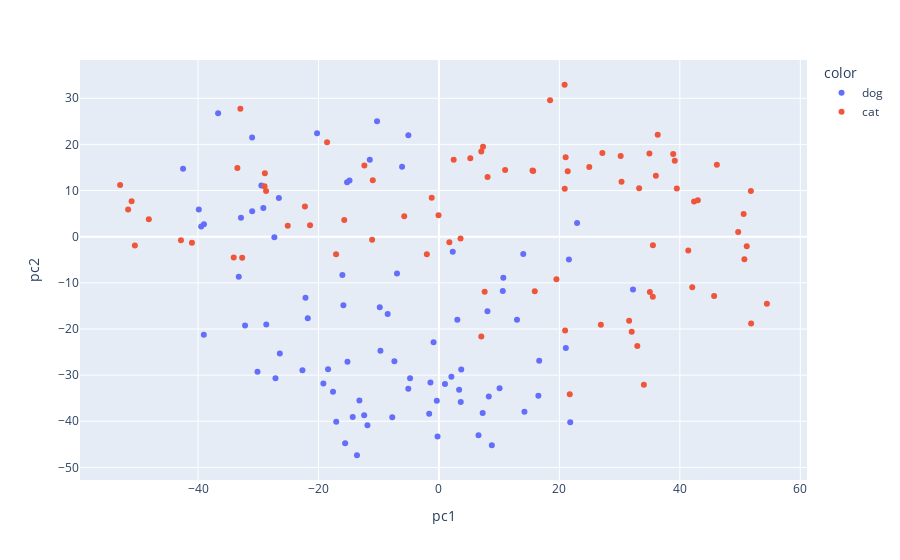

Source (notebook cell):
### Markdown cell above
Create a scatter plot of `pc1` and `pc2` below. Use the `colors` list above to color the observations by setting `c=colors`.

### Code cell
import plotly.express
def custom_legend_name(new_names):
    for i, new_name in enumerate(new_names):
        fig.data[i].name = new_name
fig = px.scatter(df, x="pc1", y="pc2", color = colors)
custom_legend_name(['dog', 'cat'])
fig.show()
